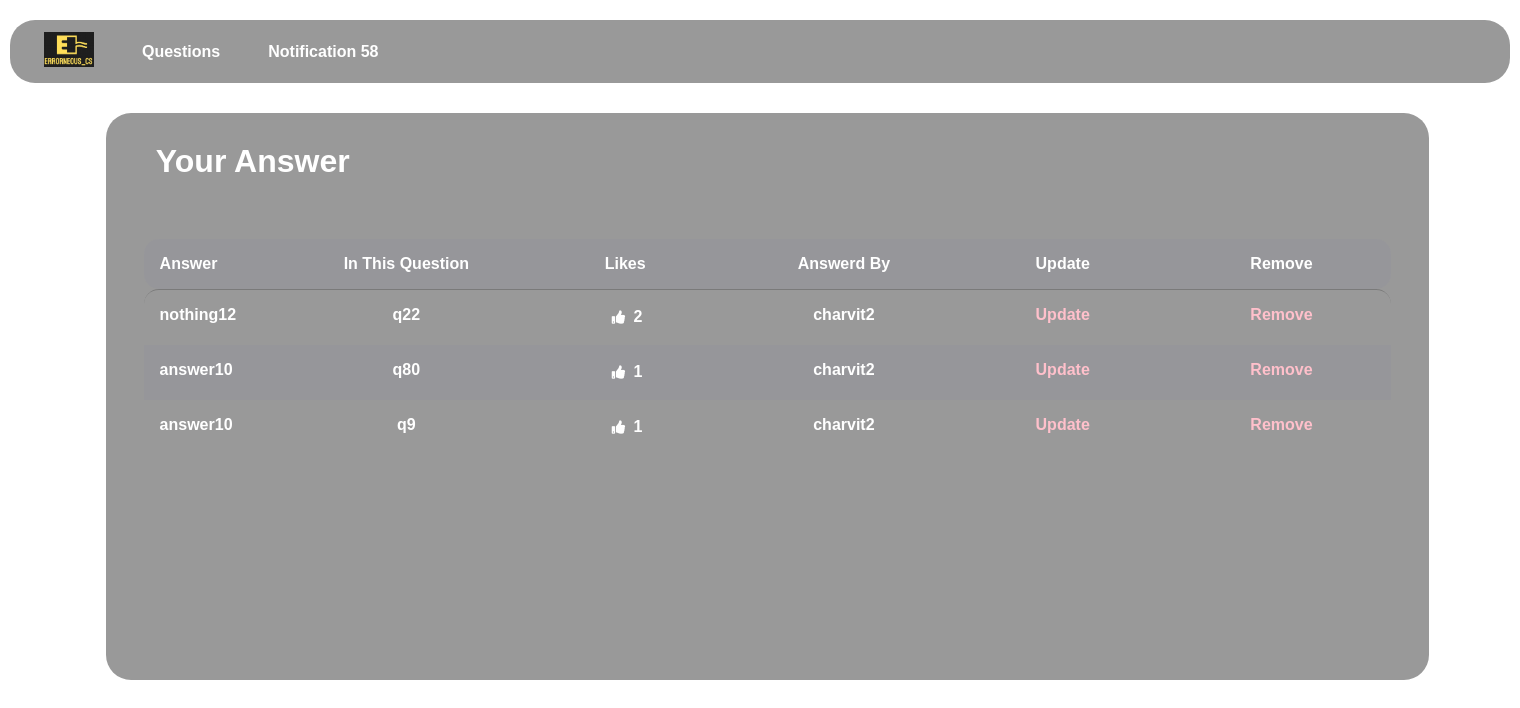
Screenshot of /question/your_answer/ (signed in) with the database file from the repository.
### question/models.py (models this page shows, shortened)
class Answer(models.Model):
    answer = models.CharField(max_length=300)
    question = models.ForeignKey(
        Question, on_delete=models.CASCADE, related_name="question_answer", blank=True)
    auth = models.ForeignKey(
        Account, on_delete=models.CASCADE, related_name="auth_answer", blank=True)
    like = models.ManyToManyField(
        Account, related_name="answer_like", default=None, blank=True)
    created = models.DateTimeField(auto_now_add=True)
    updated = models.DateTimeField(auto_now=True)
    def __str__(self):
        return str(self.answer)

class Question(models.Model):
    title = models.CharField(max_length=30)
    question = models.CharField(max_length=300)
    auth = models.ForeignKey(
        Account, on_delete=models.CASCADE, related_name='owner', blank=True)
    like = models.ManyToManyField(
        Account, related_name="question_like", default=0, blank=True)
    created = models.DateTimeField(auto_now_add=True)
    updated = models.DateTimeField(auto_now=True)
    def __str__(self):
        return str(self.title)

### account/models.py (models this page shows, shortened)
class Account(AbstractBaseUser):
    email = models.EmailField(verbose_name="email", max_length=60, unique=True)
    username = models.CharField(max_length=30, unique=True)
    date_joined = models.DateTimeField(
        verbose_name='date joined', auto_now_add=True)
    last_login = models.DateTimeField(verbose_name='last login', auto_now=True)
    is_admin = models.BooleanField(default=False)
    is_active = models.BooleanField(default=True)
    is_staff = models.BooleanField(default=False)
    is_superuser = models.BooleanField(default=False)
    profile_image = models.ImageField(max_length=255, upload_to=get_profile_image_filepath,
                                      null=True, blank=True, default=get_default_profile_image)
    hide_email = models.BooleanField(default=True)
    USERNAME_FIELD = 'email'
    REQUIRED_FIELDS = ['username']
    objects = MyAccountManager()
    def __str__(self):
        return self.username

### question/views.py (the view)
# urls.py: path('your_answer/', your_answer_view, name="your_answer"),
def your_answer_view(request, *args, **kwargs):
    context = {}
    user = request.user
    if user.is_authenticated:
        try:
            account = Account.objects.get(id=user.id)
            answer = Answer.objects.filter(auth=account)
        except Exception as e:
            return HttpResponse("Answer not exists!!")
        if answer:
            context['answer'] = answer
        print(answer)
    context['each'] = True
    return render(request, 'question/your_answer.html', context)

### notification/views.py (called while the page is built)
def CountNotification(request):
	count_notifications = 0;
	if request.user.is_authenticated:
		count_notifications = Notification.objects.filter(receiver=request.user, is_seen=False).count()
	return {'count_notifications': count_notifications}

### question/templates/question/your_answer.html (shortened to what this page needs)
{% extends 'account/main.html' %}
{% load static %}
{% block content %}
<div class="main">
	<h1>Your Answer</h1>
	<table class="table-scroll small-first-col" style="">
		<thead>
			<tr>
				<th style="padding-right: 100px; width: 0px;">Answer</th>
				<th>In This Question</th>
				<th>Likes</th>
				<th>Answerd By</th>
        <th>Update</th>
        <th>Remove</th>
			</tr>
		</thead>
		<tbody class="body-half-screen">
    {% if answer %}
		{% for ans in answer %}
			<tr>
				<td style="padding-right: 100px; width: 0px;">{{ans.answer}}</td>
				<td>{{ans.question}}</td>
				<td>
	      	<strong><button class="b1"><i class="fas fa-thumbs-up fa-1x"></i></button> {{ans.like.all.count}}</strong>
		    </td>
	      <td>{{ans.auth}}</td>
        <td><a href="{% url 'question:edit_answer' question_id=ans.question.id answer_id=ans.id %}"
          >Update</a>
        </td>
        <td>
          <a href="{% url 'question:remove_answer' question_id=ans.question.id answer_id=ans.id %}">
          Remove</a
          >
			</tr>
		{% endfor %}
    {% else %}
    <h1>No Answers!!</h1>
    {% endif %}
		</tbody>
	</table>
</div>
{% endblock %}

### question/templates/question/your_answer.html (style rules this page uses)
.main { border-radius: 25px; height: -webkit-fit-content; height: -moz-fit-content; height: fit-content; background-color: rgba(0, 0, 0, 0.4); -webkit-backdrop-filter: blur(10px); backdrop-filter: blur(10px); align-items: center; width: 35cm; height: 15cm; margin-top: 0.8cm; margin-left: 2.8cm; margin-bottom:10px; }
.table-scroll tbody { border-radius: 15px; display: block; position: relative; width: 100%; height: 5cm; padding-bottom: 2.5cm; overflow-y: scroll; border-top: 1px solid rgba(0, 0, 0, 0.2); }
.table-scroll tr { width: 100%; display: flex; }
.table-scroll td, .table-scroll th { flex-basis: 100%; flex-grow: 2; display: block; padding: 1rem; text-align: center; float: left; overflow: hidden; }
.table-scroll.small-first-col td:first-child, .table-scroll.small-first-col th:first-child { flex-basis: 20%; flex-grow: 1; }
.table-scroll tbody tr:nth-child(2n) { background-color: rgba(130, 130, 170, 0.1); }
.body-half-screen { max-height: 50vh; }
.table-scroll { display: block; width: 33cm; margin-left: 1cm; padding-top: 1cm; border-spacing: 0; height:50px; }
.table-scroll thead { border-radius: 15px; position: relative; display: block; width: 100%; overflow-y: hidden; background-color: rgba(130, 130, 170, 0.1); }
.table th, td { border-radius: 15px; padding: 10px; }
h1 { padding-top: 30px; margin-left: 50px; }
a { color:pink; font-weight:bold; text-decoration:none; }
table { table-layout:fixed; display: block; position: relative; }
.b1 { border: none; background: none; cursor: pointer; margin: 0; padding: 4px; color: white; }

### rows the page displays
Answer: answer "nothing12", question "q22", like.all.count "2", auth "charvit2"
Answer: answer "answer10", question "q80", like.all.count "1", auth "charvit2"
Answer: answer "answer10", question "q9", like.all.count "1", auth "charvit2"

### other values shown
{{ count_notifications }} "58"
